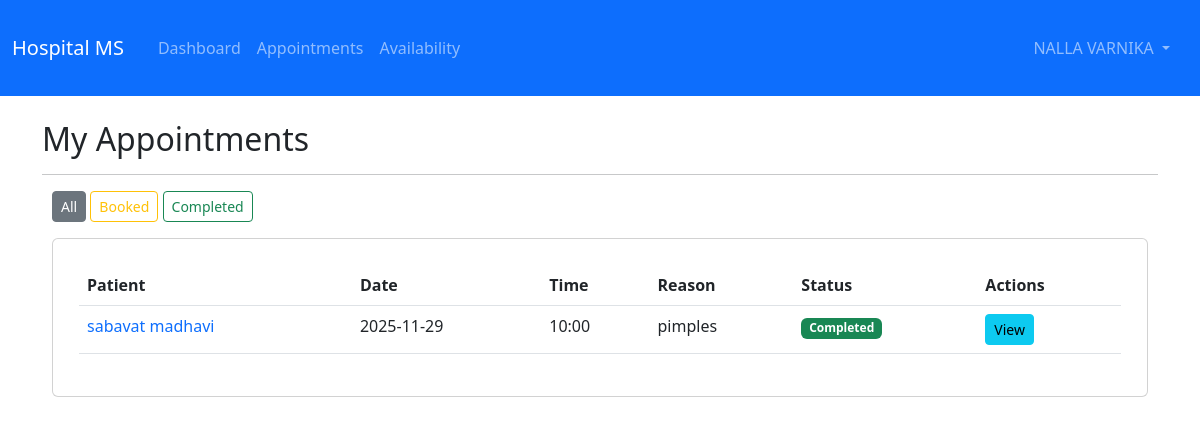
The app's page /doctor/appointments (signed in) with its own data.
### backend/app.py (models this page shows, shortened)
class User(UserMixin, db.Model):
    id = db.Column(db.Integer, primary_key=True)
    username = db.Column(db.String(180), unique=True, nullable=False)
    email = db.Column(db.String(100), unique=True, nullable=False)
    password_hash = db.Column(db.String(100), nullable=False)
    role = db.Column(db.String(50), nullable=False)
    full_name = db.Column(db.String(80), nullable=False)
    phone = db.Column(db.String(10))
    is_active = db.Column(db.Boolean, default=True)
    created_at = db.Column(db.DateTime, default=datetime.utcnow)

class Appointment(db.Model):
    id = db.Column(db.Integer, primary_key=True)
    patient_id = db.Column(db.Integer, db.ForeignKey('patient.id'), nullable=False)
    doctor_id = db.Column(db.Integer, db.ForeignKey('doctor.id'), nullable=False)
    appointment_date = db.Column(db.Date, nullable=False)
    appointment_time = db.Column(db.Time, nullable=False)
    status = db.Column(db.String(50), default='Booked')
    reason = db.Column(db.Text)
    created_at = db.Column(db.DateTime, default=datetime.utcnow)
    treatment = db.relationship('Treatment', backref='appointment', uselist=False, cascade='all, delete-orphan')

### backend/app.py (the view)
@app.route('/doctor/appointments')
@login_required
@role_required('doctor')
def doctor_appointments():
    doctor = Doctor.query.filter_by(user_id=current_user.id).first()
    status = request.args.get('status', 'all')
    query = Appointment.query.filter_by(doctor_id=doctor.id)
    if status != 'all': query = query.filter_by(status=status)
    return render_template('doctor/appointments.html',
        appointments=query.order_by(Appointment.appointment_date.desc()).all(), status_filter=status)

### backend/app.py (called while the page is built)
@login_manager.user_loader
def load_user(user_id): return User.query.get(int(user_id))

def role_required(role):
    def decorator(f):
        @wraps(f)
        def decorated_function(*args, **kwargs):
            if not current_user.is_authenticated or current_user.role != role:
                flash('Access denied', 'danger')
                return redirect(url_for('index'))
            return f(*args, **kwargs)
        return decorated_function
    return decorator

### frontend/templates/doctor/appointments.html
{% extends "base.html" %}
{% block content %}
<h2>My Appointments</h2>
<hr>
<div class="mb-3">
    <a href="{{ url_for('doctor_appointments', status='all') }}" class="btn btn-sm btn-outline-secondary {% if status_filter == 'all' %}active{% endif %}">All</a>
    <a href="{{ url_for('doctor_appointments', status='Booked') }}" class="btn btn-sm btn-outline-warning {% if status_filter == 'Booked' %}active{% endif %}">Booked</a>
    <a href="{{ url_for('doctor_appointments', status='Completed') }}" class="btn btn-sm btn-outline-success {% if status_filter == 'Completed' %}active{% endif %}">Completed</a>
</div>
<div class="card"><div class="card-body">
    <table class="table">
        <tr><th>Patient</th><th>Date</th><th>Time</th><th>Reason</th><th>Status</th><th>Actions</th></tr>
        {% for a in appointments %}
        <tr>
            <td><a href="{{ url_for('patient_history', patient_id=a.patient.id) }}">{{ a.patient.user.full_name }}</a></td>
            <td>{{ a.appointment_date }}</td>
            <td>{{ a.appointment_time.strftime('%H:%M') }}</td>
            <td>{{ a.reason if a.reason else '-' }}</td>
            <td><span class="badge bg-{{ 'success' if a.status == 'Completed' else 'warning' }}">{{ a.status }}</span></td>
            <td>
                {% if a.status == 'Booked' %}
                <a href="{{ url_for('complete_appointment', appointment_id=a.id) }}" class="btn btn-sm btn-success">Complete</a>
                <form method="POST" action="{{ url_for('doctor_cancel_appointment', appointment_id=a.id) }}" style="display:inline">
                    <button class="btn btn-sm btn-danger" onclick="return confirm('Cancel')">Cancel</button>
                </form>
                {% elif a.status == 'Completed' %}
                <a href="{{ url_for('complete_appointment', appointment_id=a.id) }}" class="btn btn-sm btn-info">View</a>
                {% endif %}
            </td>
        </tr>
        {% endfor %}
    </table>
</div></div>
{% endblock %}

### frontend/templates/base.html (shortened to what this page needs)
<!DOCTYPE html>
<html lang="en">
<head>
    <link href="https://cdn.jsdelivr.net/npm/bootstrap@5.3.0/dist/css/bootstrap.min.css" rel="stylesheet">
    <link rel="stylesheet" href="https://cdn.jsdelivr.net/npm/bootstrap-icons@1.10.0/font/bootstrap-icons.css">
    <link rel="stylesheet" href="{{ url_for('static', filename='css/style.css') }}">
</head>
<body>
    <nav class="navbar navbar-expand-lg navbar-dark bg-primary">
        <div class="container-fluid">
            <a class="navbar-brand" href="{{ url_for('index') }}"> Hospital MS</a>
            <div class="collapse navbar-collapse" id="navbarNav">
                <ul class="navbar-nav me-auto">
                    {% if current_user.is_authenticated %}
                        {% if current_user.role == 'admin' %}
                            <li class="nav-item"><a class="nav-link" href="{{ url_for('admin_dashboard') }}"> Dashboard</a></li>
                            <li class="nav-item"><a class="nav-link" href="{{ url_for('admin_doctors') }}"> Doctors</a></li>
                            <li class="nav-item"><a class="nav-link" href="{{ url_for('admin_patients') }}"> Patients</a></li>
                            <li class="nav-item"><a class="nav-link" href="{{ url_for('admin_appointments') }}">Appointments</a></li>
                            <li class="nav-item"><a class="nav-link" href="{{ url_for('admin_search') }}"> Search</a></li>
                        {% elif current_user.role == 'doctor' %}
                            <li class="nav-item"><a class="nav-link" href="{{ url_for('doctor_dashboard') }}"> Dashboard</a></li>
                            <li class="nav-item"><a class="nav-link" href="{{ url_for('doctor_appointments') }}"> Appointments</a></li>
                            <li class="nav-item"><a class="nav-link" href="{{ url_for('doctor_availability') }}"> Availability</a></li>
                        {% endif %}
                    {% endif %}
                </ul>
                <ul class="navbar-nav">
                    {% if current_user.is_authenticated %}
                        <li class="nav-item dropdown">
                            <a class="nav-link dropdown-toggle" href="#" id="navbarDropdown" role="button" data-bs-toggle="dropdown">
                               {{ current_user.full_name }}
                            </a>
                        </li>
                    {% else %}
                        <li class="nav-item"><a class="nav-link" href="{{ url_for('login') }}"> Login</a></li>
                        <li class="nav-item"><a class="nav-link" href="{{ url_for('register') }}"> Register</a></li>
                    {% endif %}
                </ul>
            </div>
        </div>
    </nav>
    <main class="container my-4">
        {% block content %}{% endblock %}
    </main>
</body>
</html>

### frontend/static/css/style.css (style rules this page uses)
div { margin: 10px; }
a { text-decoration: none; }

### records on screen
User: full_name "NALLA VARNIKA"
Appointment: patient.user.full_name "sabavat madhavi", appointment_date "2025-11-29", appointment_time "10:00", reason "pimples", status "Completed"
